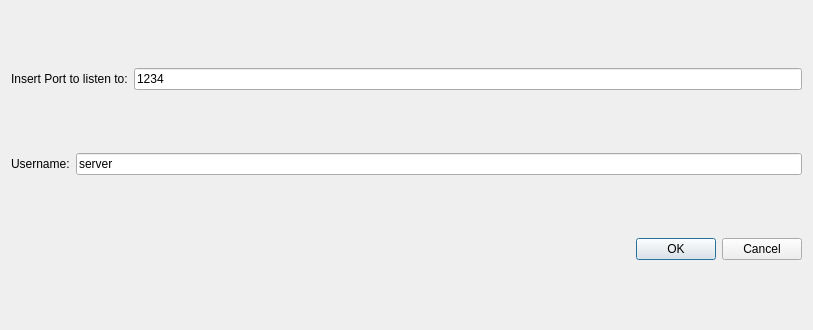
<?xml version="1.0" encoding="UTF-8"?>
<ui version="4.0">
 <class>SetPort</class>
 <widget class="QDialog" name="SetPort">
  <property name="geometry">
   <rect>
    <x>0</x>
    <y>0</y>
    <width>813</width>
    <height>330</height>
   </rect>
  </property>
  <property name="windowTitle">
   <string>Dialog</string>
  </property>
  <layout class="QVBoxLayout" name="verticalLayout">
   <item>
    <layout class="QHBoxLayout" name="horizontalLayout_2">
     <item>
      <widget class="QLabel" name="label">
       <property name="text">
        <string>Insert Port to listen to:</string>
       </property>
      </widget>
     </item>
     <item>
      <widget class="QLineEdit" name="portInput">
       <property name="text">
        <string>1234</string>
       </property>
      </widget>
     </item>
    </layout>
   </item>
   <item>
    <layout class="QHBoxLayout" name="horizontalLayout">
     <item>
      <widget class="QLabel" name="label_2">
       <property name="text">
        <string>Username:</string>
       </property>
      </widget>
     </item>
     <item>
      <widget class="QLineEdit" name="usernameInput">
       <property name="text">
        <string>server</string>
       </property>
      </widget>
     </item>
    </layout>
   </item>
   <item>
    <widget class="QDialogButtonBox" name="buttonBox">
     <property name="orientation">
      <enum>Qt::Horizontal</enum>
     </property>
     <property name="standardButtons">
      <set>QDialogButtonBox::Cancel|QDialogButtonBox::Ok</set>
     </property>
    </widget>
   </item>
  </layout>
 </widget>
 <resources/>
 <connections>
  <connection>
   <sender>buttonBox</sender>
   <signal>accepted()</signal>
   <receiver>SetPort</receiver>
   <slot>accept()</slot>
   <hints>
    <hint type="sourcelabel">
     <x>248</x>
     <y>254</y>
    </hint>
    <hint type="destinationlabel">
     <x>157</x>
     <y>274</y>
    </hint>
   </hints>
  </connection>
  <connection>
   <sender>buttonBox</sender>
   <signal>rejected()</signal>
   <receiver>SetPort</receiver>
   <slot>reject()</slot>
   <hints>
    <hint type="sourcelabel">
     <x>316</x>
     <y>260</y>
    </hint>
    <hint type="destinationlabel">
     <x>286</x>
     <y>274</y>
    </hint>
   </hints>
  </connection>
 </connections>
</ui>
